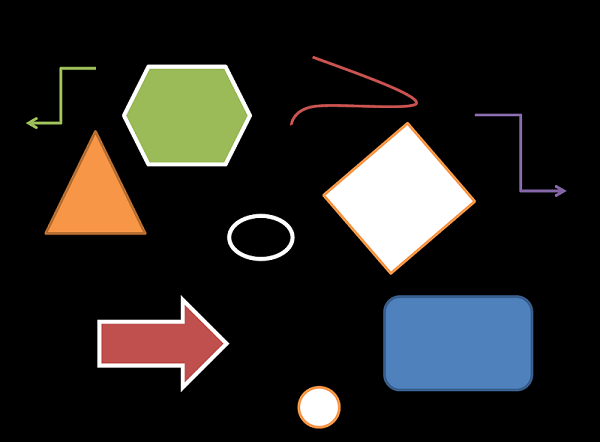
#> input picture computervision/blur/resources/sample_image.PNG, 600 x 442 px, found by its file name
$ python Blurrr.py
#> lines starting #> are read from the running program, lines starting #| are printed output that depends on the picture
"""
 @author saozd
 @project pytonworkspace Blurrr
 @date 04 Oca 2024
 <p>
 @description:
"""
import os

import cv2
import numpy as np
import matplotlib.pyplot as plt

# Görüntüyü oku
resource_root = r'E:\PycharmProjects\pytonworkspace\computervision\blur\resources'

# Görüntüleri oku
img1_path = os.path.join(resource_root, 'sample_image.PNG')
# Bir resmi oku
img = cv2.imread(img1_path, cv2.IMREAD_GRAYSCALE)
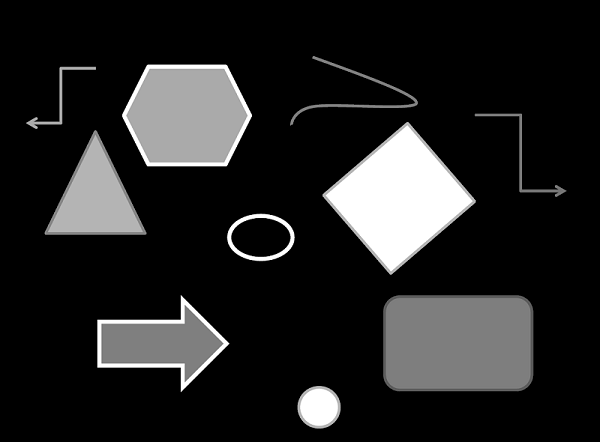
#> img: shape (442, 600); min 0, max 255, mean 35.3

# Mean filtre uygula
mean_blur = cv2.blur(img, (5, 5))
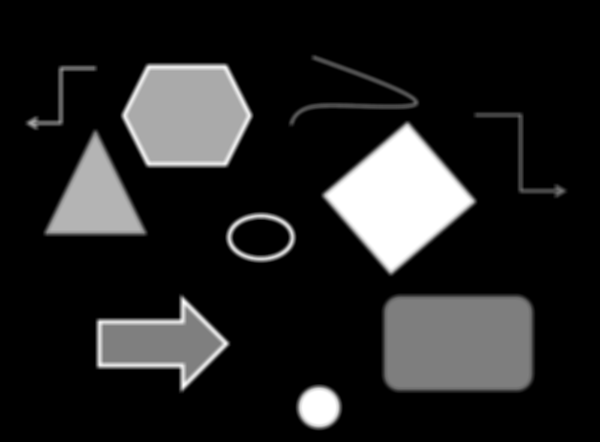
#> mean_blur: shape (442, 600); min 0, max 255, mean 35.3

# Medyan filtre uygula
median_blur = cv2.medianBlur(img, 5)

# Gaussian Blur uygula
gaussian_blur = cv2.GaussianBlur(img, (5, 5), 0)

# Histogram analizi için fonksiyon
def plot_histogram(image, title):
#> called with title = 'Orijinal Görüntü Histogramı'
    histogram = cv2.calcHist([image], [0], None, [256], [0, 256])
#> histogram = 256 values, max 211043 at index 0, min 0 at index 31, mean 1035.9
    plt.plot(histogram, color='black')
    plt.title(title)
    plt.xlabel('Pixel Değerleri')
    plt.ylabel('Frekans')
    plt.show()
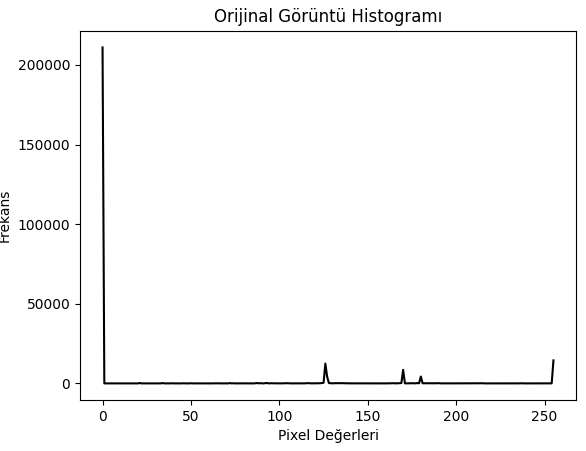
#> figure drawn by matplotlib, 1 panel; curve peaks at x = 0, y = 211043

# Orijinal görüntü histogram analizi
plot_histogram(img, "Orijinal Görüntü Histogramı")

# Mean Blur sonrası histogram analizi
plot_histogram(mean_blur, "Mean Blur Sonrası Histogram")
#> call 2 of plot_histogram, with title = 'Mean Blur Sonrası Histogram'
#> in plot_histogram (call 2), `histogram = cv2.calcHist([image], [0], None, [256], [0, 256])`: histogram = 256 values, max 202377 at index 0, min 24 at index 150, mean 1035.9
#> in plot_histogram (call 2), `plt.show()`:
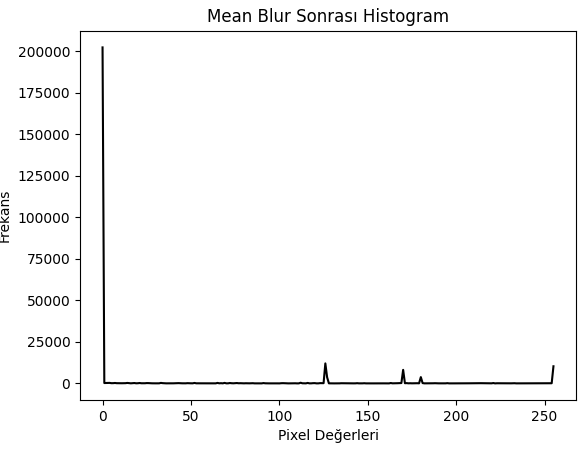
#> figure drawn by matplotlib, 1 panel; curve peaks at x = 0, y = 202377

# Medyan Blur sonrası histogram analizi
plot_histogram(median_blur, "Medyan Blur Sonrası Histogram")

# Gaussian Blur sonrası histogram analizi
plot_histogram(gaussian_blur, "Gaussian Blur Sonrası Histogram")

# Görüntüleri göster
cv2.imshow("Orijinal Görüntü", img)
cv2.imshow("Mean Blur", mean_blur)
cv2.imshow("Medyan Blur", median_blur)
cv2.imshow("Gaussian Blur", gaussian_blur)

# Pencereyi kapatmak için bir tuşa bas
cv2.waitKey(0)
cv2.destroyAllWindows()
